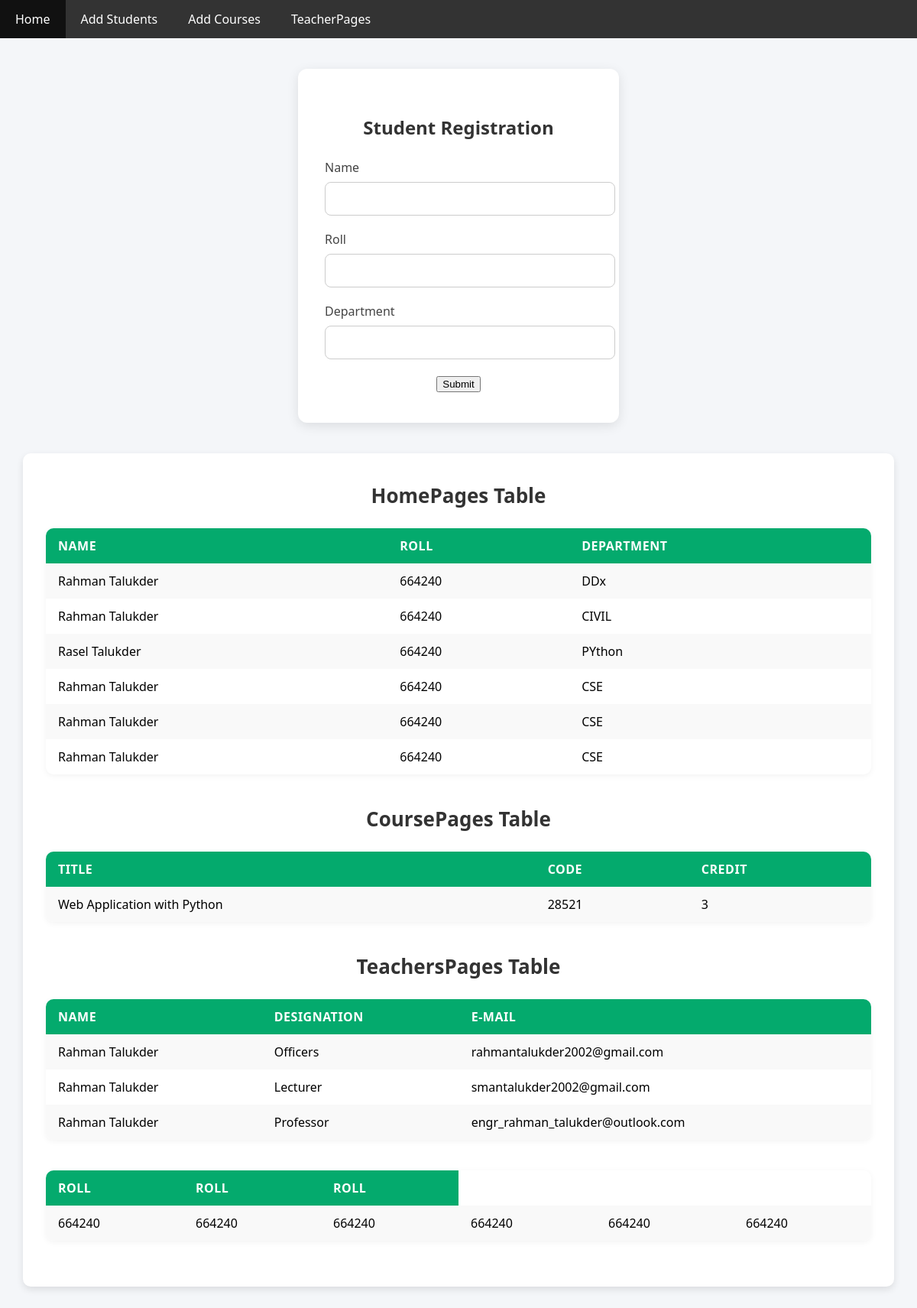
The page / on the database its author committed.
### myapp/models.py (models this page shows)
class StudentModel(models.Model):
    name=models.CharField(max_length=150,null=True)
    roll=models.IntegerField(null=True)
    department=models.CharField(max_length=100,null=True)

class CourseModel(models.Model):
    title=models.CharField(max_length=150,null=True)
    code=models.CharField(max_length=20,unique=True)
    credit=models.IntegerField(null=True)

class TeacherModel(models.Model):
    name=models.CharField(max_length=150,null=True)
    Designation=models.CharField(max_length=50,null=True)
    email=models.EmailField(unique=True,null=True)

### myapp/views.py (the view, shortened to what this page needs)
# urls.py: path('',HomePages, name='HomePages'),
def HomePages(request):
    student  = StudentModel.objects.all()
    course   = CourseModel.objects.all()
    teacher  = TeacherModel.objects.all()
    students = StudentModel.objects.all().order_by("roll")
    context  = {
        "student": student,
        "course": course,
        "teacher": teacher,
        "students": students,
    }
    return render(request, "HomePages.html", context)

### Templates/HomePages.html (shortened to what this page needs)
<!DOCTYPE html>
<html lang="en">
<head>
</head>
<body>
  {% include "navbar.html" %}
  {% block body %}
  <div class="form-wrapper">
    <div class="form-container">
      <h2>Student Registration</h2>
      <form method="POST">
        <div class="form-group">
          <label for="name">Name</label>
          <input type="text" name="name"  required>
        </div>
        <div class="form-group">
          <label for="roll">Roll</label>
          <input type="number"  name="roll" required>
        </div>
        <div class="form-group">
          <label for="department">Department</label>
          <input type="text" name="department" required>
        </div>
        <button type="submit" >Submit</button>
      </form>
    </div>
  </div>
  <div class="container">
    <h1>HomePages Table</h1>
    <table>
      <tr>
        <th>Name</th>
        <th>Roll</th>
        <th>Department</th>
      </tr>
      {% for i in student %}
      <tr>
        <td>{{ i.name }}</td>
        <td>{{ i.roll }}</td>
        <td>{{ i.department }}</td>
      </tr>
      {% endfor %}
    </table>
    <h1>CoursePages Table</h1>
    <table>
      <tr>
        <th>Title</th>
        <th>Code</th>
        <th>Credit</th>
      </tr>
      {% for i in course %}
      <tr>
        <td>{{ i.title }}</td>
        <td>{{ i.code }}</td>
        <td>{{ i.credit }}</td>
      </tr>
      {% endfor %}
    </table>
    <h1>TeachersPages Table</h1>
    <table>
      <tr>
        <th>Name</th>
        <th>Designation</th>
        <th>E-mail</th>
      </tr>
      {% for i in teacher %}
      <tr>
        <td>{{ i.name }}</td>
        <td>{{ i.Designation }}</td>
        <td>{{ i.email }}</td>
      </tr>
      {% endfor %}
    </table>
    <table>
      <tr>
        <th>Roll</th>
        <th>Roll</th>
        <th>Roll</th>
      </tr>
      <tr>
      {% for i in students %}
        <td>{{ i.roll }}</td>
      {% endfor %}
      </tr>
    </table>
  </div>
  {% endblock body %}
</body>
</html>

### Templates/navbar.html
<ul>
  <li><a href="{% url 'HomePages' %}">Home</a></li>
  <li><a href="{% url 'StudentPages' %}">Add Students</a></li>
  <li><a href="{% url 'CoursePages' %}">Add Courses</a></li>
  <li><a href="{% url 'TeacherPages' %}">TeacherPages</a></li>
</ul>

### Templates/HomePages.html (style rules this page uses)
body { margin: 0; padding: 0; font-family: "Segoe UI", Arial, sans-serif; background: #f4f6f9; }
ul { list-style-type: none; margin: 0; padding: 0; overflow: hidden; background-color: #333; }
ul li { float: left; }
ul li a { display: block; color: white; text-align: center; padding: 14px 20px; text-decoration: none; transition: background 0.3s ease; }
.form-wrapper { display: flex; justify-content: center; margin-top: 40px; margin-bottom: 40px; }
.form-container { background: #ffffff; padding: 40px 35px; border-radius: 12px; box-shadow: 0 4px 15px rgba(0,0,0,0.1); width: 350px; text-align: center; }
.form-container h2 { margin-bottom: 25px; color: #333; font-weight: 600; font-size: 24px; }
.form-group { margin-bottom: 20px; text-align: left; }
label { display: block; margin-bottom: 8px; font-weight: 500; color: #444; }
input[type="text"], input[type="number"] { width: 100%; padding: 12px 14px; border: 1px solid #ccc; border-radius: 8px; font-size: 16px; outline: none; transition: all 0.3s ease; }
.container { width: 90%; max-width: 1100px; margin: 40px auto; background: #fff; padding: 20px 30px; border-radius: 10px; box-shadow: 0 4px 10px rgba(0,0,0,0.1); }
h1 { text-align: center; color: #333; margin-bottom: 25px; font-size: 26px; }
table { width: 100%; border-collapse: collapse; margin-bottom: 40px; overflow: hidden; border-radius: 10px; box-shadow: 0 2px 8px rgba(0,0,0,0.05); background-color: #fff; }
th, td { text-align: left; padding: 12px 16px; }
th { background: #04AA6D; color: #fff; font-weight: 600; text-transform: uppercase; letter-spacing: 0.5px; }
tr:nth-child(even) { background: #f9f9f9; }

### rows shown on the page
StudentModel: name "Rahman Talukder", roll "664240", department "DDx"
StudentModel: name "Rahman Talukder", roll "664240", department "CIVIL"
StudentModel: name "Rasel Talukder", roll "664240", department "PYthon"
StudentModel: name "Rahman Talukder", roll "664240", department "CSE"
StudentModel: name "Rahman Talukder", roll "664240", department "CSE"
StudentModel: name "Rahman Talukder", roll "664240", department "CSE"
CourseModel: title "Web Application with Python", code "28521", credit "3"
TeacherModel: name "Rahman Talukder", Designation "Officers", email "rahmantalukder2002@gmail.com"
TeacherModel: name "Rahman Talukder", Designation "Lecturer", email "smantalukder2002@gmail.com"
TeacherModel: name "Rahman Talukder", Designation "Professor", email "engr_rahman_talukder@outlook.com"
